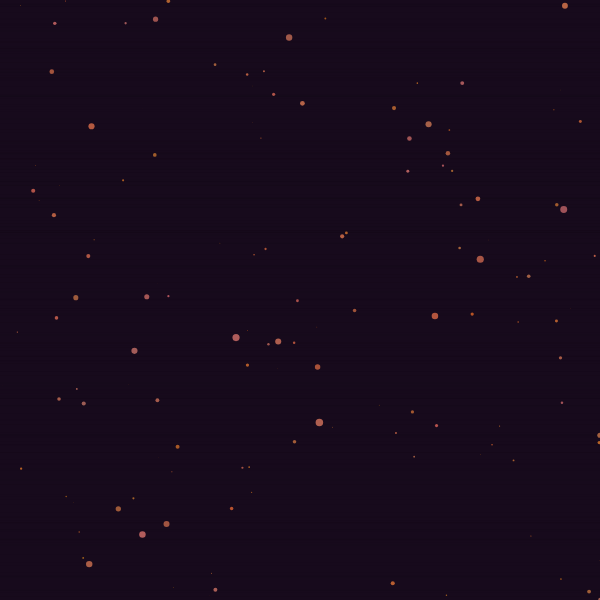
Frame 1 (no input)
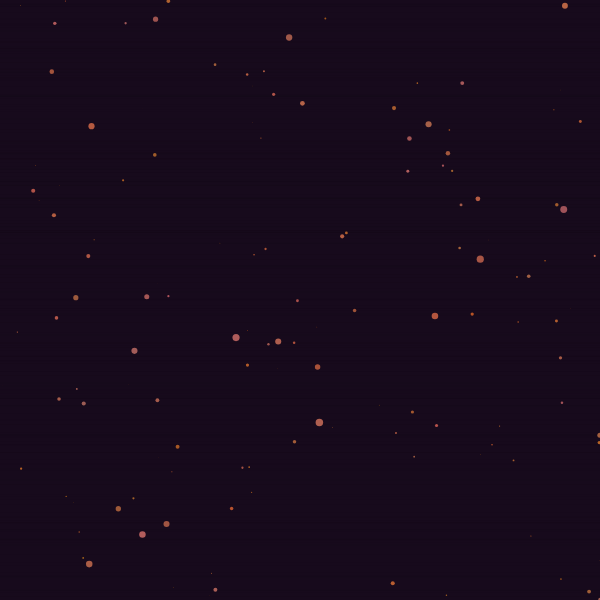
Frame 60 (no input)
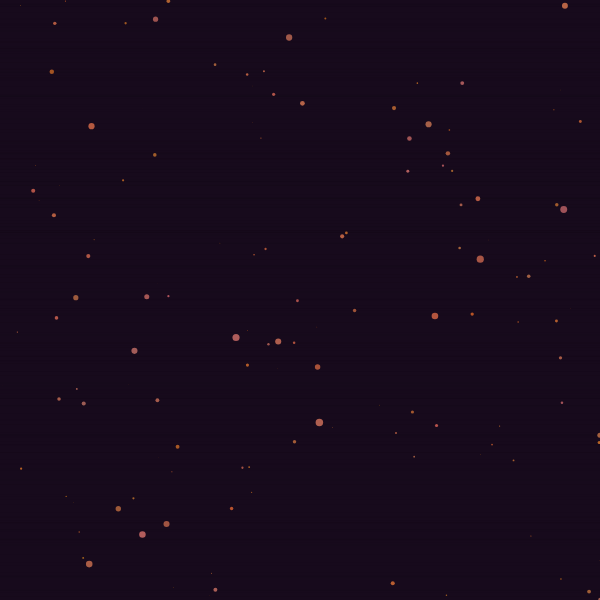
Frame 120 (the mouse pressed at the canvas centre since frame 60)

The p5.js sketch that drew these frames (run headless with seeded random() and noise() and a simulated clock; from frame 60 on, the mouse is pressed at the canvas centre):

// p5.js sketch
// ── sketch.js
let roots = [];
let scanlines = [];
let time = 0;
let cursorX = 0;
let cursorY = 0;
let isDragging = false;

function setup() {
  createCanvas(600, 600);
  noStroke();
  
  // Create bioluminescent root network
  for (let i = 0; i < 150; i++) {
    let x = random(width);
    let y = random(height);
    let size = random(2, 8);
    let hue = random(160, 190); // cyan to blue
    let saturation = random(80, 100);
    let brightness = random(60, 100);
    
    roots.push({
      x: x,
      y: y,
      size: size,
      hue: hue,
      sat: saturation,
      bright: brightness,
      speed: random(0.01, 0.03),
      offset: random(TWO_PI)
    });
  }
  
  // Create scanlines
  for (let i = 0; i < 200; i++) {
    scanlines.push({
      y: random(height),
      opacity: random(10, 30)
    });
  }
}

function draw() {
  time += 0.01;
  
  // Dark retro cabinet background
  background(15, 10, 20);
  
  // Draw scanlines
  fill(0, 0, 0, 20);
  for (let line of scanlines) {
    rect(0, line.y, width, 1);
  }
  
  // Draw bioluminescent roots network
  for (let root of roots) {
    let pulse = sin(time * root.speed + root.offset) * 0.5 + 0.5;
    let bright = root.bright * pulse;
    
    // Create ripple effect around cursor
    let dx = root.x - cursorX;
    let dy = root.y - cursorY;
    let distance = sqrt(dx * dx + dy * dy);
    if (distance < 150 && isDragging) {
      let ripple = map(distance, 0, 150, 1, 0.2);
      bright *= ripple;
    }
    
    // Draw root segment
    fill(root.hue, root.sat, bright);
    ellipse(root.x, root.y, root.size * pulse);
  }
  
  // Add some chromatic aberration effect
  push();
  blendMode(DIFFERENCE);
  fill(255, 0, 255, 10);
  rect(0, 0, width, height);
  pop();
}

function mousePressed() {
  isDragging = true;
}

function mouseReleased() {
  isDragging = false;
}

function mouseDragged() {
  cursorX = mouseX;
  cursorY = mouseY;
}
